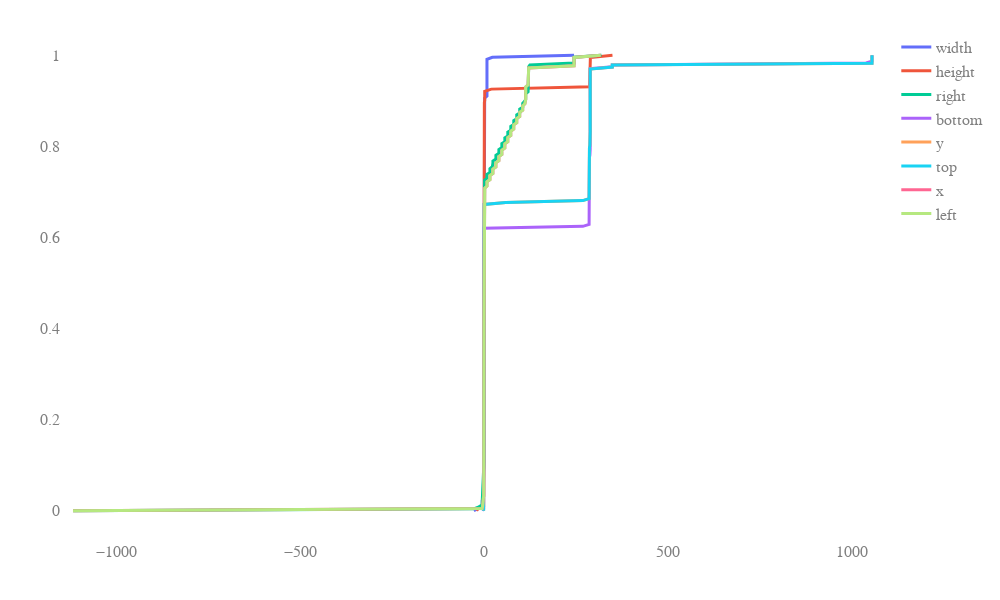

Notebook code for this chart:
### Code cell
orig = json.load(open('layouts/test/yahoo_1/dimensions.json', 'r'))
archive = json.load(open('layouts/test/yahoo_1_archive/dimensions.json', 'r'))

diff = defaultdict(list)
t = 0
for elem, dimem in orig['dimensions'].items():
    if sum(dimem.values()) == 0:
        continue
    if elem not in archive['dimensions']:
        t += 1
        # print(elem)
        continue
    adimem = archive['dimensions'][elem]
    
    for k, v in dimem.items():
        if v == 0 or adimem[k] == 0:
            continue
        diff[k].append(v - adimem[k])
        # if k == 'top' and v - adimem[k] > 0:
        #     print(elem)

print({k: len(v) for k, v in diff.items()})
print(t)
df = pd.DataFrame({k: pd.Series(v) for k, v in diff.items()})
plotly_utils.plot_CDF(df)

### Figure 1 — Plotly figure (JSON) as saved in the notebook; plotly's stock layout.template omitted (floating-point values rounded to 4 significant figures; data arrays with more than 128 entries replaced by an {"elided": "..."} marker saying what was removed)
{"data": [{"line": {"width": 3}, "mode": "lines", "name": "width", "type": "scatter", "x": {"elided": "224 float values"}, "y": {"elided": "224 float values"}}, {"line": {"width": 3}, "mode": "lines", "name": "height", "type": "scatter", "x": {"elided": "203 float values"}, "y": {"elided": "203 float values"}}, {"line": {"width": 3}, "mode": "lines", "name": "right", "type": "scatter", "x": {"elided": "238 float values"}, "y": {"elided": "238 float values"}}, {"line": {"width": 3}, "mode": "lines", "name": "bottom", "type": "scatter", "x": {"elided": "238 float values"}, "y": {"elided": "238 float values"}}, {"line": {"width": 3}, "mode": "lines", "name": "y", "type": "scatter", "x": {"elided": "233 float values"}, "y": {"elided": "233 float values"}}, {"line": {"width": 3}, "mode": "lines", "name": "top", "type": "scatter", "x": {"elided": "233 float values"}, "y": {"elided": "233 float values"}}, {"line": {"width": 3}, "mode": "lines", "name": "x", "type": "scatter", "x": {"elided": "217 float values"}, "y": {"elided": "217 float values"}}, {"line": {"width": 3}, "mode": "lines", "name": "left", "type": "scatter", "x": {"elided": "217 float values"}, "y": {"elided": "217 float values"}}], "layout": {"autosize": false, "font": {"color": "#7f7f7f", "family": "Time New Roman", "size": 16}, "height": 600, "margin": {"b": 50, "l": 50, "pad": 4, "r": 50, "t": 30}, "plot_bgcolor": "rgba(0,0,0,0)", "title": {"text": "", "x": 0.5, "yanchor": "top"}, "width": 1000, "xaxis": {"range": [-1140.0, 1077.0], "title": {"text": ""}}, "yaxis": {"title": {"text": ""}}}}
